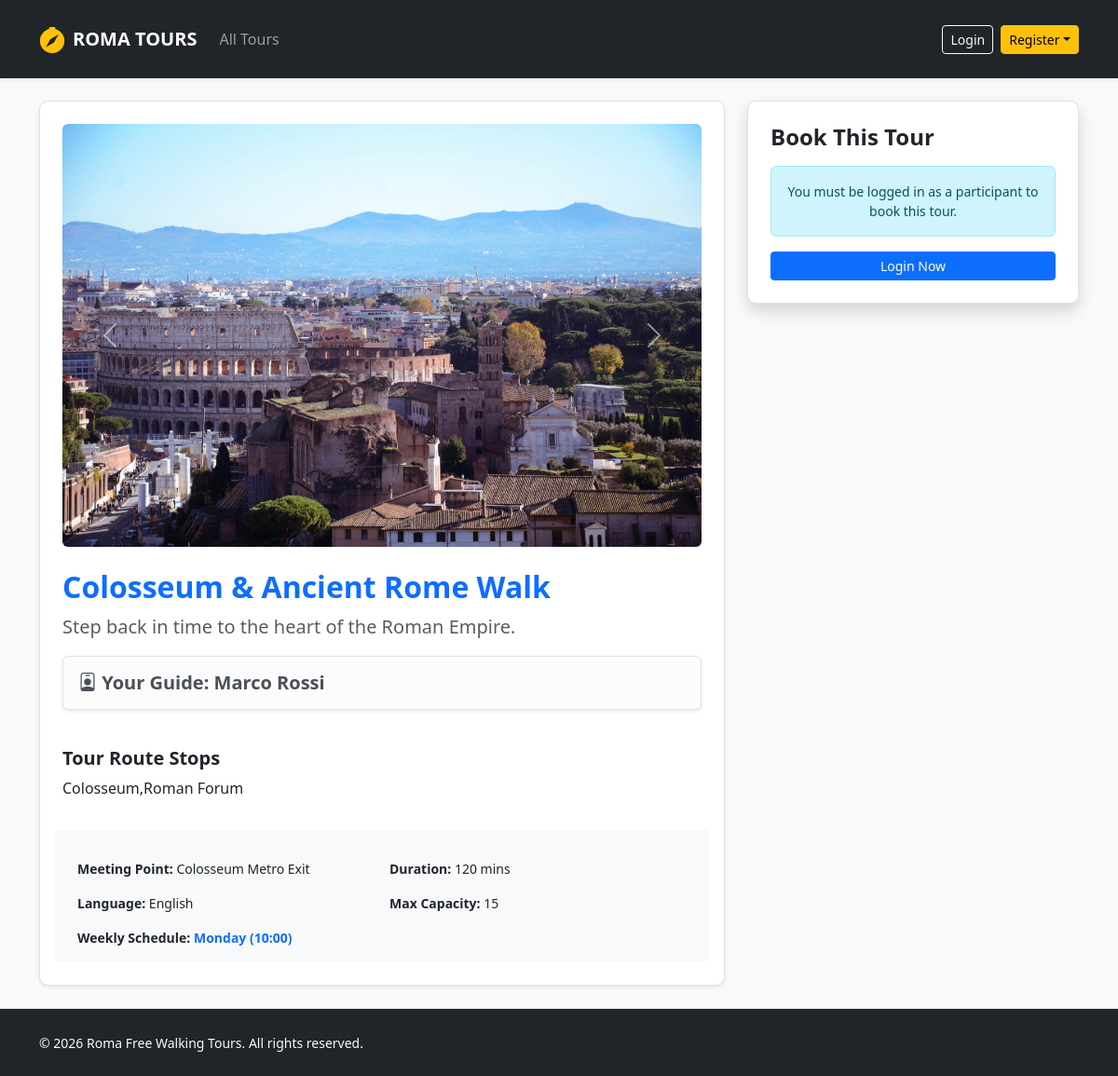
The app's page /tour/detail/1 with its own data.
### tables this page shows
CREATE TABLE tours (
            id INTEGER PRIMARY KEY AUTOINCREMENT,
            guide_id INTEGER NOT NULL,
            title TEXT NOT NULL,
            meeting_point TEXT NOT NULL,
            duration INTEGER NOT NULL,
            language TEXT NOT NULL,
            max_participants INTEGER NOT NULL,
            description TEXT NOT NULL,
            stops TEXT NOT NULL,
            photos TEXT NOT NULL,
            FOREIGN KEY (guide_id) REFERENCES users(id) ON DELETE CASCADE
        );

CREATE TABLE users (
            id INTEGER PRIMARY KEY AUTOINCREMENT,
            name TEXT NOT NULL,
            surname TEXT NOT NULL,
            email TEXT UNIQUE NOT NULL,
            password TEXT NOT NULL,
            role TEXT CHECK(role IN ('guide', 'participant', 'administrator')) NOT NULL,
            languages TEXT
        );

### routes/participant_routes.py (the view)
@participant_bp.route("/tour/detail/<int:tour_id>")
def tour_detail(tour_id):
    tour = tours_dao.get_tour_by_id(tour_id)
    if not tour:
        flash("Tour not found.", "danger")
        return redirect(url_for("home"))
    photos_list = tour['photos'].split(',') if tour['photos'] else []
    return render_template("tour_detail.html", tour=tour, photos=photos_list)

### dao/tours_dao.py (called while the page is built)
def get_tour_by_id(p_tour_id):
    query = """
        SELECT t.*, u.name as guide_name, u.surname as guide_surname,
               GROUP_CONCAT(ts.day_of_week || ' (' || ts.start_time || ')', ', ') as schedule
        FROM tours t
        LEFT JOIN tour_schedule ts ON t.id = ts.tour_id
        JOIN users u ON t.guide_id = u.id
        WHERE t.id = ?
        GROUP BY t.id
    """
    conn = sqlite3.connect(DB_FILE_PATH)
    conn.row_factory = sqlite3.Row
    cursor = conn.cursor()
    cursor.execute(query, (p_tour_id,))
    tour = cursor.fetchone()
    conn.close()
    return tour

### templates/tour_detail.html (shortened to what this page needs)
{% extends 'base.html' %}
{% block content %}
<div class="col-md-8">
  <div class="card shadow-sm border p-4 mb-4">
    <div id="tourCarousel" class="carousel slide mb-4" data-bs-ride="carousel">
      <div class="carousel-inner">
        {% for photo in photos %}
        <div class="carousel-item {{ 'active' if loop.first }}">
          <img src="{{ url_for('static', filename='images/' + photo.strip()) }}"
               class="d-block w-100 rounded"
               alt="Tour Photo">
        </div>
        {% endfor %}
      </div>
      <button class="carousel-control-prev" type="button" data-bs-target="#tourCarousel" data-bs-slide="prev">
        <span class="carousel-control-prev-icon"></span>
      </button>
      <button class="carousel-control-next" type="button" data-bs-target="#tourCarousel" data-bs-slide="next">
        <span class="carousel-control-next-icon"></span>
      </button>
    </div>
    <h2 class="text-primary fw-bold">{{ tour.title }}</h2>
    <p class="lead text-muted">{{ tour.description }}</p>
    <div class="alert alert-light border shadow-sm">
        <h5 class="fw-bold mb-0">
            <i class="bi bi-person-badge"></i> Your Guide: {{ tour.guide_name }} {{ tour.guide_surname }}
        </h5>
    </div>
    <h5 class="mt-4 fw-bold">Tour Route Stops</h5>
    <p>{{ tour.stops }}</p>
    <div class="row g-3 mt-3 bg-light p-3 rounded small">
      <div class="col-6"><strong>Meeting Point:</strong> {{ tour.meeting_point }}</div>
      <div class="col-6"><strong>Duration:</strong> {{ tour.duration }} mins</div>
      <div class="col-6"><strong>Language:</strong> {{ tour.language }}</div>
      <div class="col-6"><strong>Max Capacity:</strong> {{ tour.max_participants }}</div>
      <div class="col-12">
          <strong>Weekly Schedule:</strong>
          <span class="text-primary fw-bold">{{ tour.schedule if tour.schedule else 'No schedule set' }}</span>
      </div>
    </div>
  </div>
</div>
<div class="col-md-4">
  <div class="card shadow border p-4">
    <h4 class="fw-bold mb-3">Book This Tour</h4>
    {% if current_user.is_authenticated and current_user.role == 'participant' %}
    <form action="{{ url_for('participant.book_tour', tour_id=tour.id) }}" method="POST">
      <div class="mb-3">
        <label for="txt_date" class="form-label small fw-bold">Choose Date</label>
        <input type="date" class="form-control" name="txt_date" id="txt_date" required>
        <script>
        // Users cannot choose past date
        document.getElementById('txt_date').min = new Date().toISOString().split('T')[0];
        </script>
        </div>
      <div class="mb-3">
        <label for="txt_count" class="form-label small fw-bold">Additional Guests</label>
        <select class="form-select" name="txt_count" id="txt_count" onchange="generateInputs()">
          <option value="0">Just Me (0 extra)</option>
          <option value="1">+1 Guest</option>
          <option value="2">+2 Guests</option>
          <option value="3">+3 Guests</option>
        </select>
      </div>
      <div id="nameInputs" class="mb-3"></div>
      <button type="submit" class="btn btn-success w-100 py-2 fw-bold shadow-sm">Confirm Booking</button>
    </form>
    {% elif current_user.is_authenticated %}
      <div class="alert alert-warning small text-center">Only logged-in participants can make a booking.</div>
    {% else %}
      <div class="alert alert-info small text-center mb-3">You must be logged in as a participant to book this tour.</div>
      <a href="{{ url_for('auth.login') }}" class="btn btn-primary w-100 btn-sm">Login Now</a>
    {% endif %}
  </div>
</div>
{% endblock %}

### static/css/styles.css (style rules this page uses)
body { background-color: #f8f9fa; font-family: 'Segoe UI', Tahoma, Geneva, Verdana, sans-serif; font-size: 1rem; }
.card { border: none; border-radius: 0.6rem; transition: transform 0.2s ease, box-shadow 0.2s ease; }

### records on screen
tours: title "Colosseum & Ancient Rome Walk", description "Step back in time to the heart of the Roman Empire.", stops "Colosseum,Roman Forum", meeting_point "Colosseum Metro Exit", duration "120", language "English", max_participants "15"
users: guide_name "Marco", guide_surname "Rossi"

### other values on screen
{{ tour.schedule if tour.schedule else 'No schedule set' }} "Monday (10:00)"
